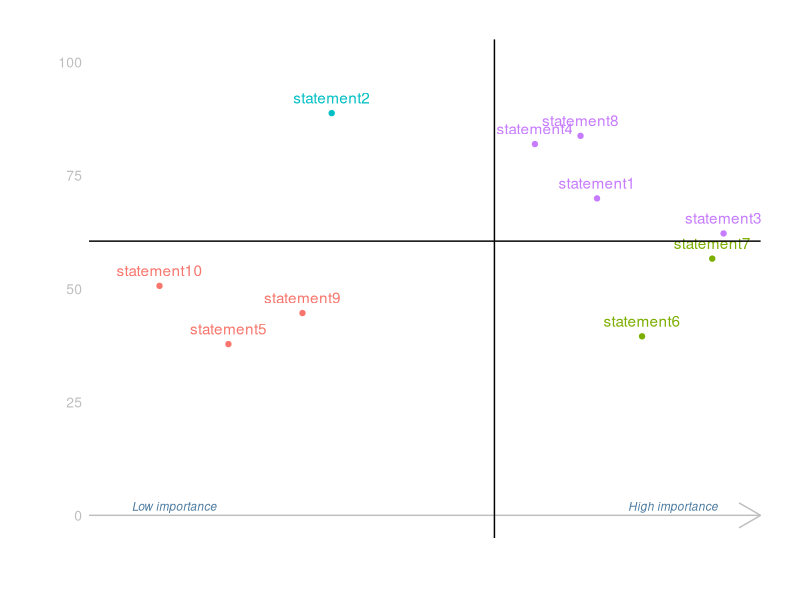

Write R code to recreate this figure.
library(tidyverse)

# Build dummy data --------------------------------------------------------

# comment.. all this down to plot, should be possible to split on country etc. 
# So for each run we get the cross df (to place the cross on plot)

df <- data_frame(country = c(rep("SE", 10), rep("NO", 10)),
                 importance = runif(20, 0, 1),
                 performance = runif(20, .3, .9),
                 itemtext = rep(c('statement1','statement2','statement3','statement4',
                              'statement5','statement6','statement7','statement8',
                              'statement9','statement10'),2))



# Make df for cross placement on plot -------------------------------------

cross <- df %>% 
    summarise(xmean = mean(importance, na.rm = TRUE),
              ymean = mean(performance, na.rm = TRUE),
              xmin = mean(importance, na.rm = TRUE) - 0.015,
              xmax = xmin + 0.023, # yikes... dunno if this will make cross x as thick as y?
              ymin = mean(performance, na.rm = TRUE) * 100 - 2,
              ymax = ymin +4)



# Add colorgroup on perf/imp ----------------------------------------------

pdata <- df %>% 
    cbind(., cross) %>% # get values from cross duplicated to make colorgroup
    mutate(colorgroup = case_when(importance < xmean & performance < ymean ~ "ll",
                                  importance < xmean & performance > ymean ~ "ul",
                                  importance > xmean & performance < ymean ~ "lr",
                                  importance > xmean & performance > ymean ~ "ur")) %>% 
    filter(country == "SE")

# Try to mimic Timmys plot ------------------------------------------------

ggplot() +
    geom_point(data = pdata, aes(x = importance, y = performance * 100, color = colorgroup)) +
    geom_text(data = pdata, aes(x = importance, y = performance * 100, 
                             label = itemtext, color = colorgroup), vjust = -.8) +
    guides(color = FALSE) +
    theme_minimal() +
    theme(plot.margin = unit(c(1,1,1,1), "cm"),
          panel.grid.major.y = element_blank(),
          panel.grid.minor.y = element_blank(),
          panel.grid.major.x = element_blank(),
          panel.grid.minor.x = element_blank(),
          axis.line.x = element_blank(),
          axis.line.y = element_blank(),
          axis.text.x=element_blank(),
          axis.text.y = element_text(color="grey", size="10"),
          axis.title.x = element_text(color="#4c7a9f", size="10", face="bold"),
          axis.title.y = element_text(color="#4c7a9f", size="10", face="bold"),
          axis.ticks = element_blank(),
          plot.title = element_text(color="#2e6e9c", face="bold", size="14"),
          legend.position="bottom", legend.title = element_blank(),
          legend.key = element_blank(),
          legend.text = element_text(color="#2e6e9c", size="10")) +
    scale_x_continuous(limits = c(0,1)) +
    scale_y_continuous(limits = c(0,100)) +
    xlab(label = "") + # Timmy don't want labels....
    ylab(label = "") +
    annotate(geom = "text", x = 0.02, y = 2, label = "Low importance", 
             color = "#4c7a9f", size = 3, fontface = "italic", hjust = 0) +
    annotate(geom = "text", x = 0.98, y = 2, label = "High importance", 
             color = "#4c7a9f", size = 3, fontface = "italic", hjust = 1) +
    annotate("segment", x=-Inf, xend = Inf, y = 0, yend = 0, arrow = arrow(), color = "grey") +
    # geom_rect(data = cross, mapping=aes(xmin=xmin, xmax=xmax, ymin=0, ymax=100), color = NA, fill = "grey70", alpha=0.3) +
    # geom_rect(data = cross, mapping=aes(xmin=0, xmax=1, ymin=ymin, ymax=ymax), color = NA, fill = "grey70", alpha=0.3) +
    geom_vline(data = cross, aes(xintercept = xmean)) +
    geom_hline(data = cross, aes(yintercept = ymean * 100))
